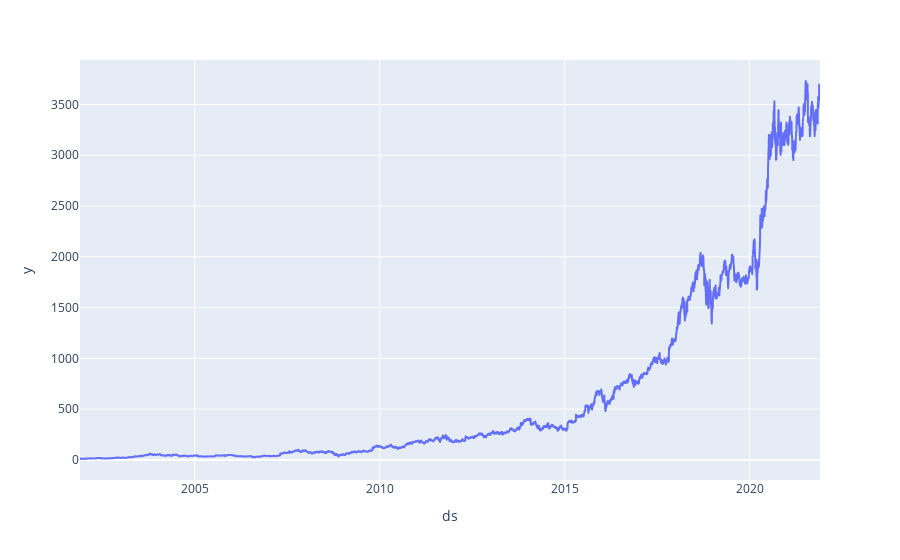

Notebook code for this chart:
### Markdown cell above
We can see that we have lot of available data to train our model (20 years exactly, to be precise). This can be good news, because in machine learning tasks, the most data we have to train, the more accurate the model will be. Let's take a look at the price over this period:

### Code cell
px.line(amazon, x='ds', y='y')

### Figure 1 — Plotly figure (JSON) as saved in the notebook; plotly's stock layout.template omitted (floating-point values rounded to 4 significant figures; data arrays with more than 128 entries replaced by an {"elided": "..."} marker saying what was removed)
{"data": [{"hovertemplate": "ds=%{x}<br>y=%{y}<extra></extra>", "legendgroup": "", "line": {"color": "#636efa", "dash": "solid"}, "marker": {"symbol": "circle"}, "mode": "lines", "name": "", "showlegend": false, "type": "scattergl", "x": {"elided": "5037 str values"}, "xaxis": "x", "y": {"elided": "5037 float values"}, "yaxis": "y"}], "layout": {"legend": {"tracegroupgap": 0}, "margin": {"t": 60}, "xaxis": {"anchor": "y", "domain": [0, 1], "title": {"text": "ds"}}, "yaxis": {"anchor": "x", "domain": [0, 1], "title": {"text": "y"}}}}
